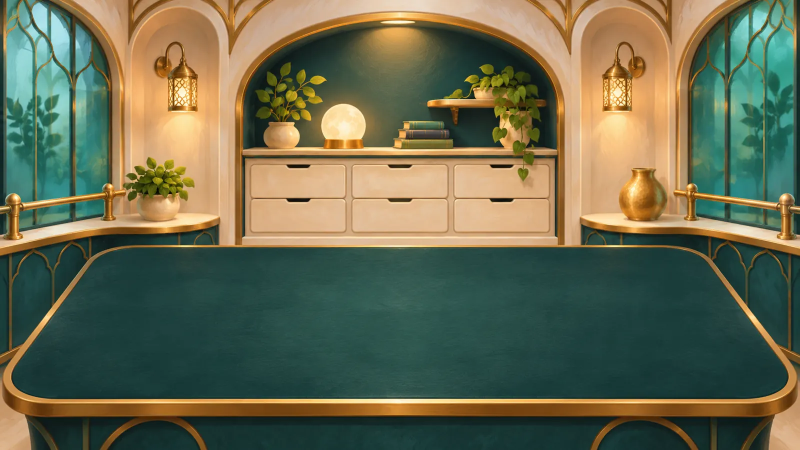
#> input picture assets/lab/backgrounds/memory.webp, 1600 x 900 px (shown at 1/2 size)
$ python build_single_html.py
#> lines starting #> are read from the running program, lines starting #| are printed output that depends on the picture
"""Build MindLab as ONE self-contained HTML file (opens from Files / a USB stick / an e-mail attachment, no server).

Every runtime file (scripts, styles, fonts, images, data) is embedded. A small shim at the top of the page maps the
app's relative paths ("ui/art/x.webp", "expedition10/art/…") to in-memory blob URLs: script/link/img/audio setters,
setAttribute, innerHTML / insertAdjacentHTML, style url(), fetch and XHR all go through it, so no game code changes.
Images are re-encoded to WebP (max 1200 px, quality 70) for this file only; the project's files are untouched.
Not bundled: the Atheran art library (atheran/assets, 128 MB). Atheran plays with its original art in this file.
No service worker (file:// cannot register one); progress is saved in the browser as usual.

Usage: python3 tools/build_single_html.py OUT.html
"""
import base64, io, json, os, re, sys
from PIL import Image

ROOT = os.path.dirname(os.path.dirname(os.path.abspath(__file__)))
OUT = sys.argv[1] if len(sys.argv) > 1 else 'MindLab_single.html'
SKIP_DIRS = {'.git', 'qa', 'docs', 'tv', 'tools', 'node_modules', os.path.join('atheran', 'assets')}
KEEP_QA = {'qa/assessment-engine/Dabt_Assessment_Engine_v1.3.js'}
SKIP_EXT = {'.md', '.txt', '.py', '.cjs', '.zip', '.sample', '.csv'}
MIME = {'.js': 'text/javascript', '.css': 'text/css', '.json': 'application/json', '.webmanifest': 'application/manifest+json',
        '.svg': 'image/svg+xml', '.png': 'image/png', '.jpg': 'image/jpeg', '.jpeg': 'image/jpeg', '.webp': 'image/webp', '.gif': 'image/gif',
        '.woff2': 'font/woff2', '.woff': 'font/woff', '.ttf': 'font/ttf', '.mp3': 'audio/mpeg', '.ogg': 'audio/ogg', '.wav': 'audio/wav',
        '.m4a': 'audio/mp4', '.html': 'text/html'}
STUBS = {'atheran/runtime/assets-runtime.js': '/* single-file build: the Atheran art library (128 MB) is not bundled */'}

def files():
    for d, ds, fs in os.walk(ROOT):
        rel = os.path.relpath(d, ROOT)
        ds[:] = [x for x in ds if os.path.normpath(os.path.join(rel, x)) not in SKIP_DIRS and not x.startswith('.')]
        for f in fs:
            p = os.path.normpath(os.path.join(rel, f)).replace(os.sep, '/')
            if p == 'index.html' or p == 'sw.js': continue
            ext = os.path.splitext(f)[1].lower()
            if ext in SKIP_EXT or ext not in MIME: continue
            if p.startswith('qa/') and p not in KEEP_QA: continue
            yield p, ext
    for p in KEEP_QA: yield p, '.js'

def image_b64(path, ext):
#> called with path = 'assets/lab/backgrounds/memory.webp', ext = '.webp'
    raw = open(path, 'rb').read()
    if ext not in ('.png', '.jpg', '.jpeg', '.webp'): return MIME[ext], base64.b64encode(raw).decode()
    try:
        im = Image.open(io.BytesIO(raw)); im.load()
#> in image_b64, im is the input picture: PIL image 1600x900 RGB; mean R, G, B 103.8, 106.3, 80
        if max(im.size) > 1200: im.thumbnail((1200, 1200), Image.LANCZOS)
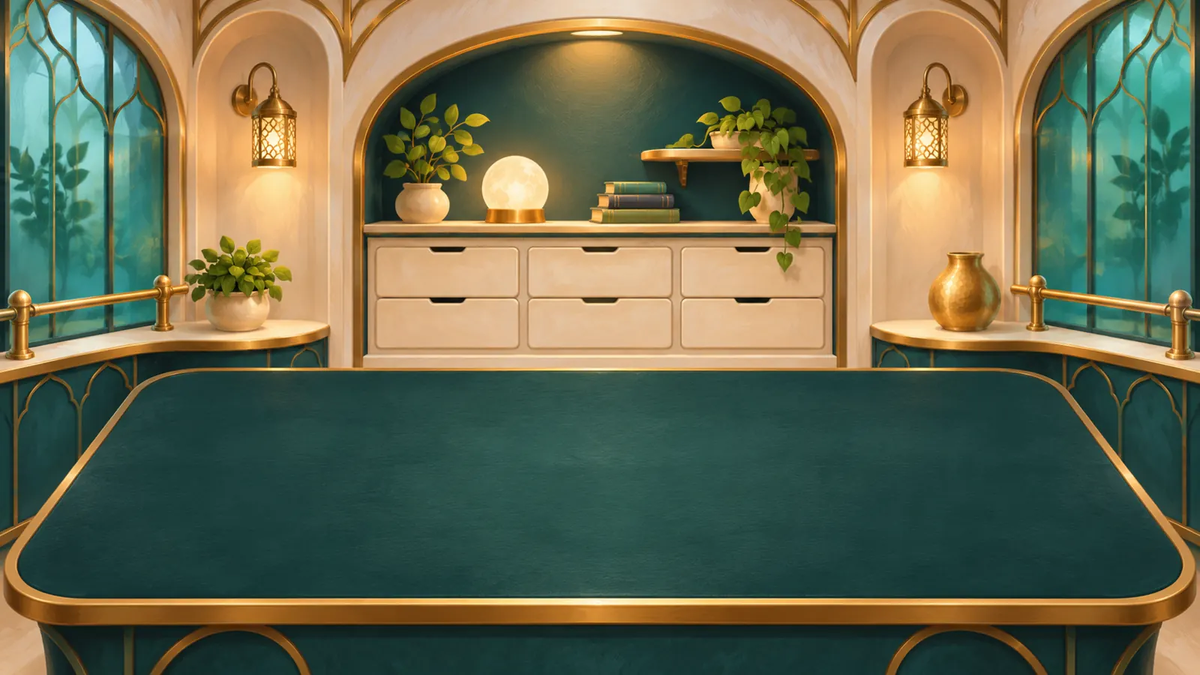
#> im: PIL image 1200x675 RGB; mean R, G, B 103.8, 106.4, 80
        if im.mode not in ('RGB', 'RGBA'): im = im.convert('RGBA' if 'A' in im.getbands() or im.mode == 'P' else 'RGB')
        b = io.BytesIO(); im.save(b, 'WEBP', quality=70, method=4)
        if b.tell() < len(raw): return 'image/webp', base64.b64encode(b.getvalue()).decode()
    except Exception: pass
    return MIME[ext], base64.b64encode(raw).decode()

FS, seen = {}, set()
for p, ext in files():
    if p in seen: continue
    seen.add(p); full = os.path.join(ROOT, p)
    if p in STUBS: FS[p] = ['text/javascript', 't', STUBS[p]]; continue
    if MIME[ext].startswith(('text/', 'application/')) or ext == '.svg' and False:
        FS[p] = [MIME[ext], 't', open(full, encoding='utf-8', errors='replace').read()]
    else:
        m, b = image_b64(full, ext); FS[p] = [m, 'b', b]
#> pass 2 of the loop `for p, ext in files():`:
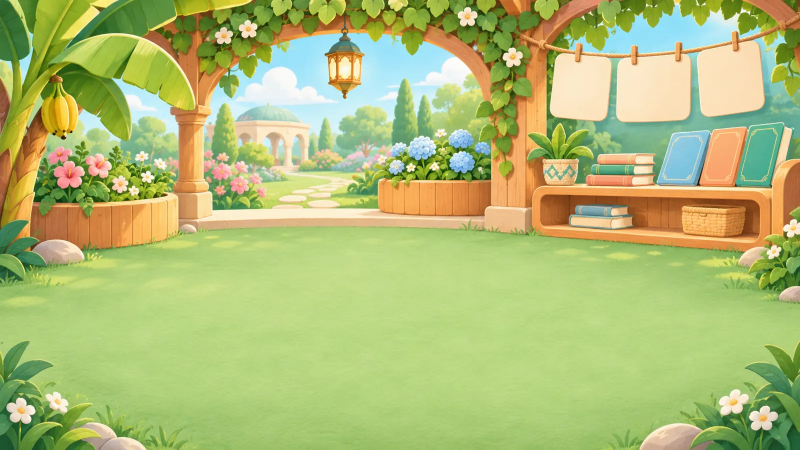
#> input picture assets/child/backgrounds/letters.webp, 1600 x 900 px (shown at 1/2 size)
#> in image_b64, im is the input picture: PIL image 1600x900 RGB; mean R, G, B 174.3, 187.9, 116.9
#> in image_b64 (call 2), `if max(im.size) > 1200: im.thumbnail((1200, 1200), Image.LANCZOS)`:
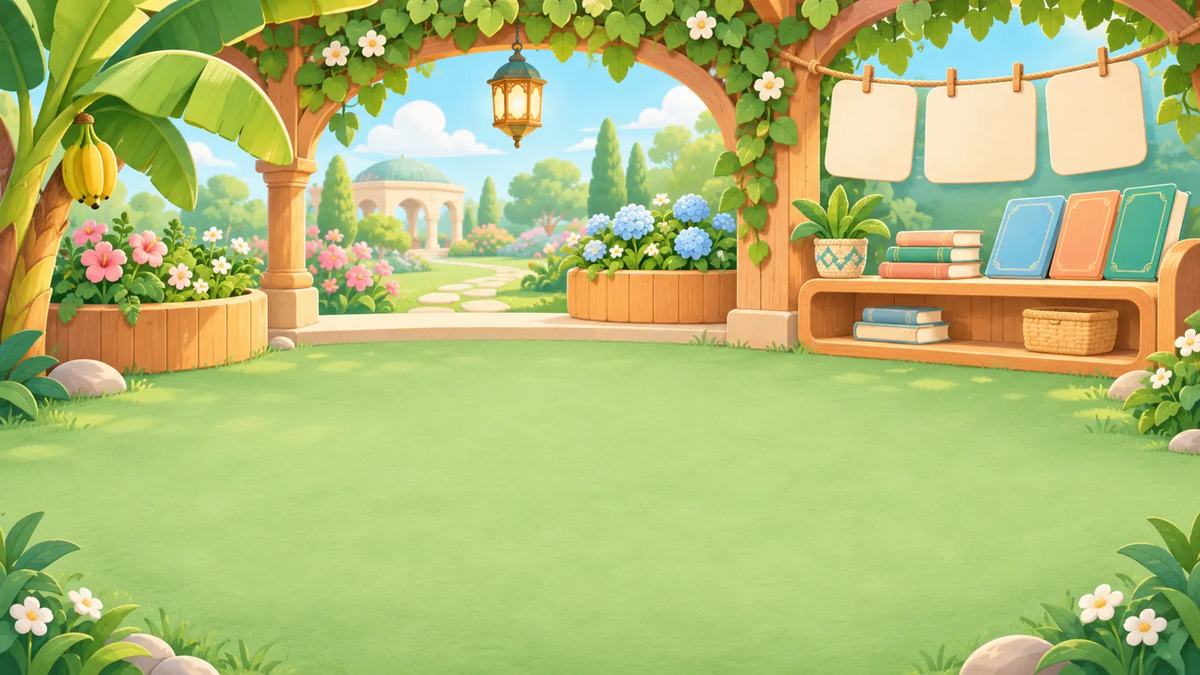
#> im: PIL image 1200x675 RGB; mean R, G, B 174.3, 187.9, 116.9
#> pass 3 of the loop `for p, ext in files():`:
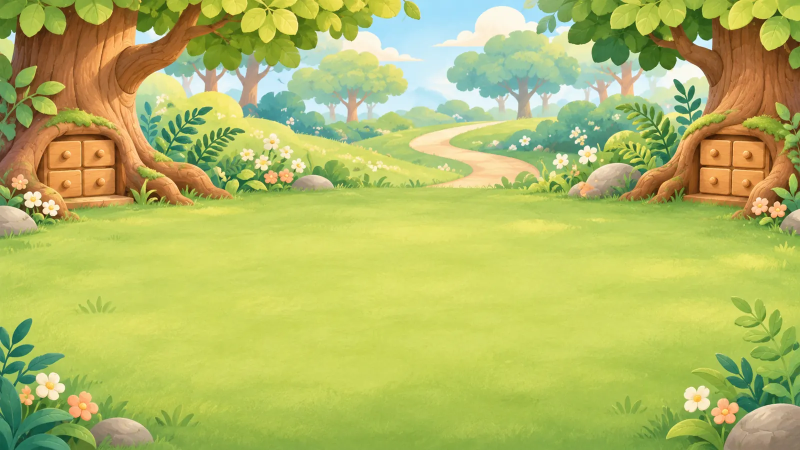
#> input picture assets/child/backgrounds/memory.webp, 1600 x 900 px (shown at 1/2 size)
#> in image_b64, im is the input picture: PIL image 1600x900 RGB; mean R, G, B 178.2, 187.2, 98.9
#> in image_b64 (call 3), `if max(im.size) > 1200: im.thumbnail((1200, 1200), Image.LANCZOS)`:
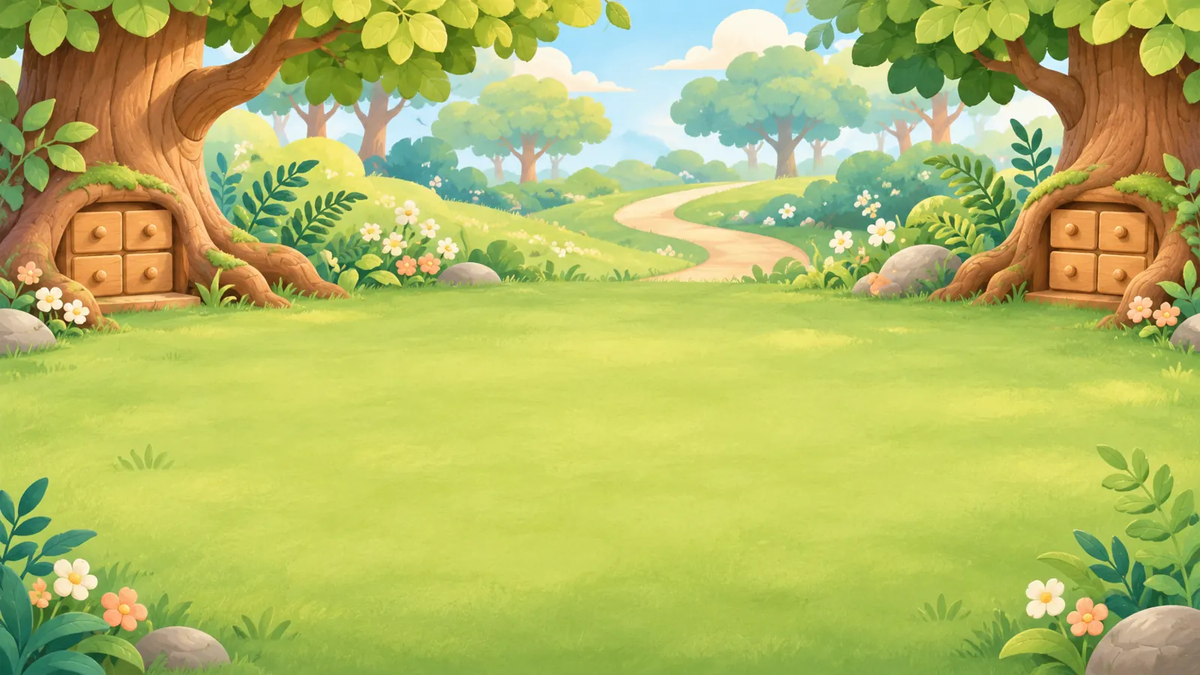
#> im: PIL image 1200x675 RGB; mean R, G, B 178.2, 187.2, 98.9
#> (the run stopped early here; a loop or call above may not have finished)
